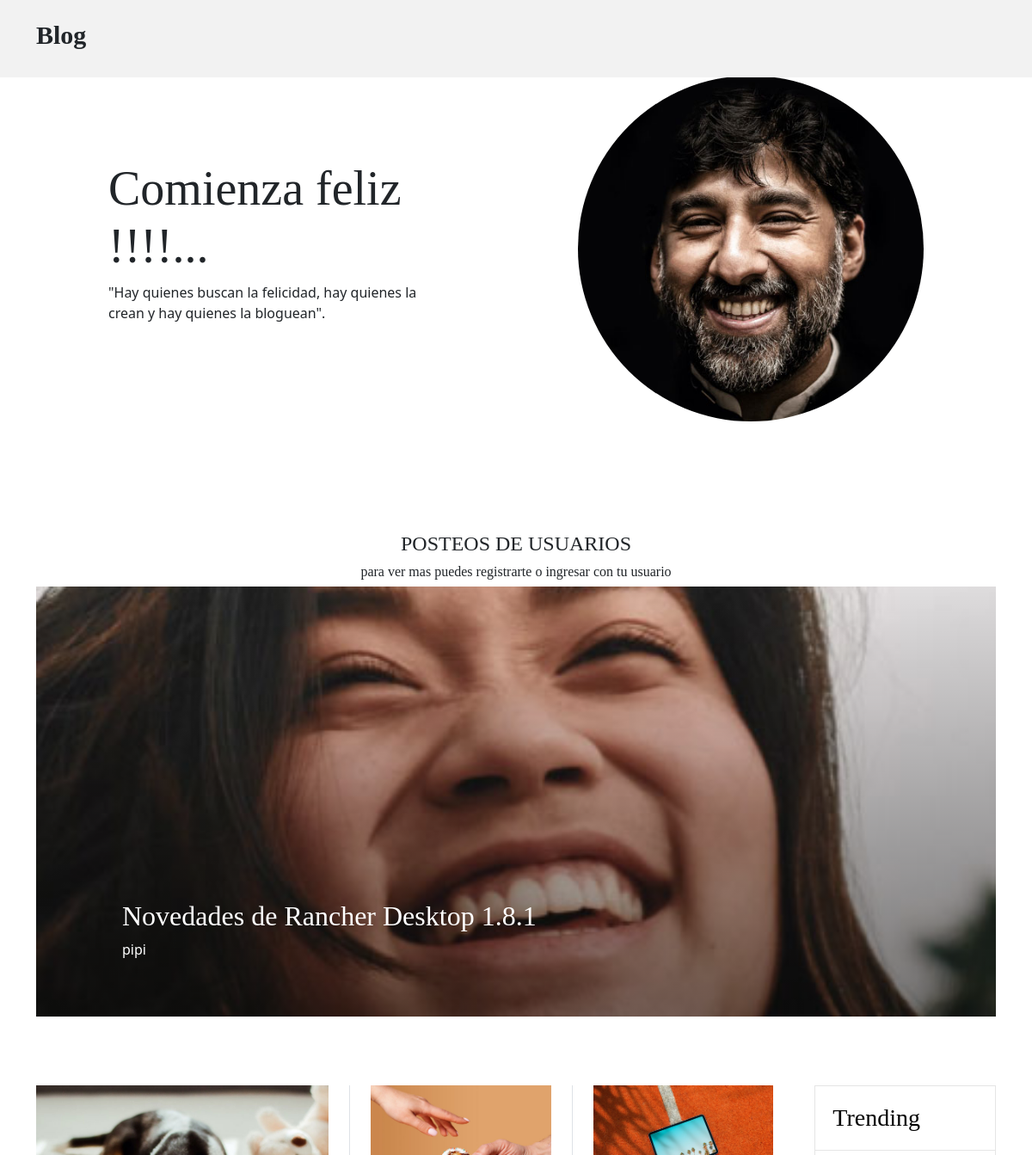
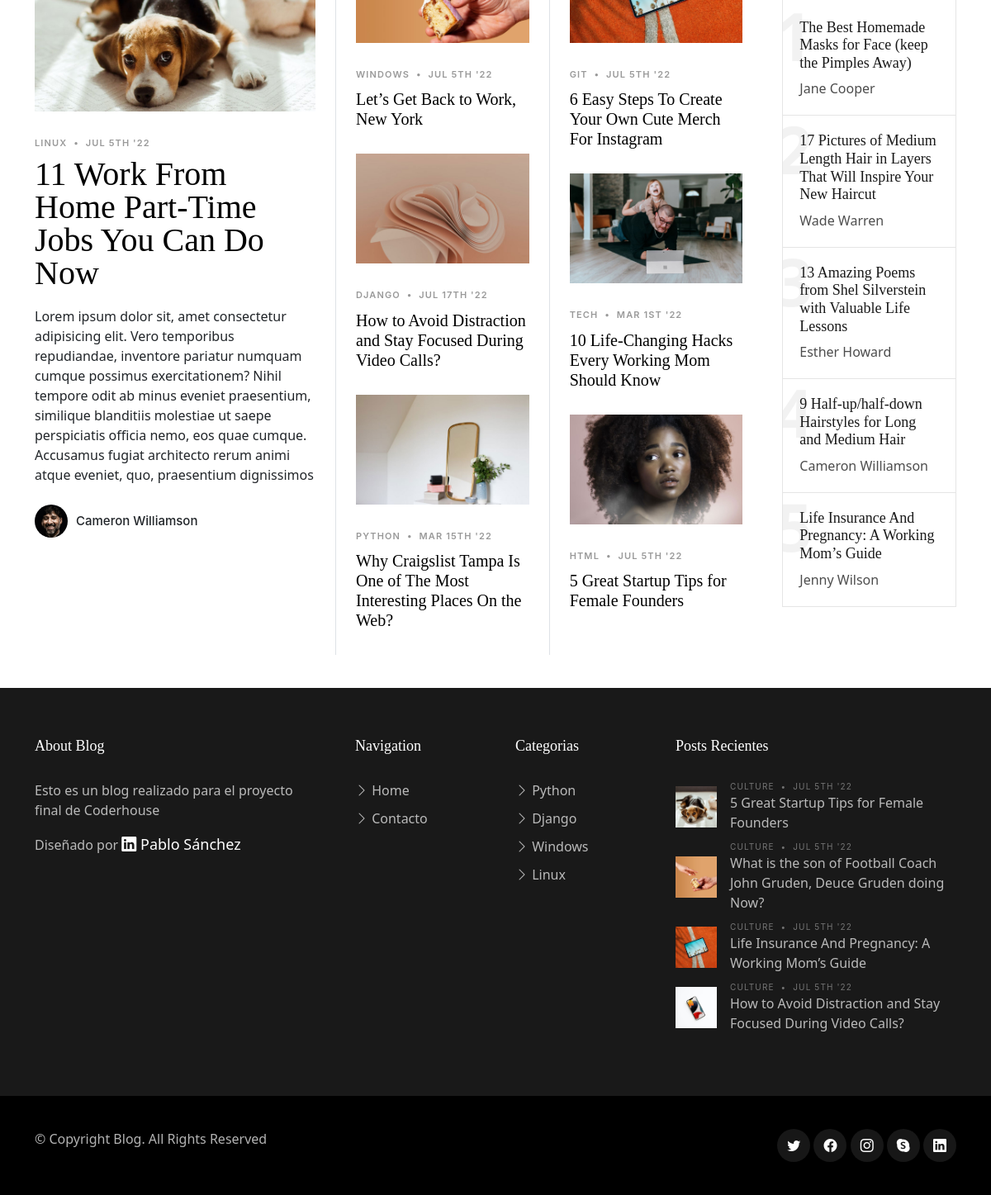
The page / on the database its author committed (2 pictures, top to bottom).
### Blog/models.py (models this page shows, shortened)
class Post(models.Model):
    Titulo=models.CharField(max_length=150, verbose_name="Titulo", unique=True, default="Titulo")
    Post = models.TextField(max_length=8000, verbose_name="Contenido", default="Ingresar Contenido:")
    Imagen=models.ImageField(upload_to="blog", blank=True, null=True, default = None)
    usuario=models.ForeignKey(User, on_delete=models.CASCADE)
    categorias=models.ForeignKey(Categoria, on_delete=models.CASCADE)
    created=models.DateTimeField(auto_now_add=True)
    update=models.DateTimeField(auto_now=True)
    class Meta:
       verbose_name='Post'
       verbose_name_plural='Posts'
       ordering = ['update']

### Blog/views.py (the view)
# urls.py: path('', Posteos_admin.as_view(), name="inicio"),
class Posteos_admin(ListView):
    model = Post
    template_name = 'blog/index.html'

### Blog/templates/blog/index.html (shortened to what this page needs)
{% extends 'base.html' %}
{% load static %}
{% block main %}
  <section id="scroll">
      <div class="container px-5">
          <div class="row gx-5 align-items-center">
              <div class="col-lg-6 order-lg-2">
                  <div class="p-5"><img class="img-fluid rounded-circle" src="{% static 'blog/assets/img/person-1.jpg' %}" alt="..." /></div>
              </div>
              <div class="col-lg-6 order-lg-1">
                  <div class="p-5">
                      <h2 class="display-4">Comienza feliz !!!!...</h2>
                      <p>"Hay quienes buscan la felicidad, hay quienes la crean y hay quienes la bloguean".</p>
                  </div>
              </div>
          </div>
      </div>
  </section>
{% if object_list %}
 <section id="hero-slider" class="hero-slider">
   <h4 align="center">POSTEOS DE USUARIOS</h4> <h6 align="center">para ver mas puedes registrarte o ingresar con tu usuario</h6>
   <div class="container-md" data-aos="fade-in">
     <div class="row">
       <div class="col-12">
         <div class="swiper sliderFeaturedPosts">
           <div class="swiper-wrapper">
             {% for post in object_list %}
             <div class="swiper-slide">
               <a class="img-bg d-flex align-items-end" style="background-image: url({{ post.Imagen.url }});">
                 <div class="img-bg-inner">
                   <h2>{{post.Titulo}} </h2>
                   <p>
                     {{post.usuario}}
                   </p>
                 </div>
               </a>
             </div>
             {% endfor %}
         </div>
       </div>
     </div>
   </div>
 </section>
{% endif %}
    <section id="posts" class="posts">
      <div class="container" data-aos="fade-up">
        <div class="row g-5">
          <div class="col-lg-4">
            <div class="post-entry-1 lg">
              <a href="{% url 'Single-post' %}"><img src="assets/img/post-landscape-1.jpg" alt="" class="img-fluid"></a>
              <div class="post-meta"><span class="date">LINUX</span> <span class="mx-1">&bullet;</span> <span>Jul 5th '22</span></div>
              <h2><a href="{% url 'Single-post' %}">11 Work From Home Part-Time Jobs You Can Do Now</a></h2>
              <p class="mb-4 d-block">Lorem ipsum dolor sit, amet consectetur adipisicing elit. Vero temporibus repudiandae, inventore pariatur numquam cumque possimus exercitationem? Nihil tempore odit ab minus eveniet praesentium, similique blanditiis molestiae ut saepe perspiciatis officia nemo, eos quae cumque. Accusamus fugiat architecto rerum animi atque eveniet, quo, praesentium dignissimos</p>
              <div class="d-flex align-items-center author">
                <div class="photo"><img src="assets/img/person-1.jpg" alt="" class="img-fluid"></div>
                <div class="name">
                  <h3 class="m-0 p-0">Cameron Williamson</h3>
                </div>
              </div>
            </div>
          </div>
          <div class="col-lg-8">
            <div class="row g-5">
              <div class="col-lg-4 border-start custom-border">
                <div class="post-entry-1">
                  <a href="{% url 'Single-post' %}"><img src="assets/img/post-landscape-2.jpg" alt="" class="img-fluid"></a>
                  <div class="post-meta"><span class="date">WINDOWS</span> <span class="mx-1">&bullet;</span> <span>Jul 5th '22</span></div>
                  <h2><a href="{% url 'Single-post' %}">Let’s Get Back to Work, New York</a></h2>
                </div>
                <div class="post-entry-1">
                  <a href="{% url 'Single-post' %}"><img src="assets/img/post-landscape-5.jpg" alt="" class="img-fluid"></a>
                  <div class="post-meta"><span class="date">DJANGO</span> <span class="mx-1">&bullet;</span> <span>Jul 17th '22</span></div>
                  <h2><a href="{% url 'Single-post' %}">How to Avoid Distraction and Stay Focused During Video Calls?</a></h2>
                </div>
                <div class="post-entry-1">
                  <a href="{% url 'Single-post' %}"><img src="assets/img/post-landscape-7.jpg" alt="" class="img-fluid"></a>
                  <div class="post-meta"><span class="date">PYTHON</span> <span class="mx-1">&bullet;</span> <span>Mar 15th '22</span></div>
                  <h2><a href="{% url 'Single-post' %}">Why Craigslist Tampa Is One of The Most Interesting Places On the Web?</a></h2>
                </div>
              </div>
              <div class="col-lg-4 border-start custom-border">
                <div class="post-entry-1">
                  <a href="{% url 'Single-post' %}"><img src="assets/img/post-landscape-3.jpg" alt="" class="img-fluid"></a>
                  <div class="post-meta"><span class="date">GIT</span> <span class="mx-1">&bullet;</span> <span>Jul 5th '22</span></div>
                  <h2><a href="{% url 'Single-post' %}">6 Easy Steps To Create Your Own Cute Merch For Instagram</a></h2>
                </div>
                <div class="post-entry-1">
                  <a href="{% url 'Single-post' %}"><img src="assets/img/post-landscape-6.jpg" alt="" class="img-fluid"></a>
                  <div class="post-meta"><span class="date">Tech</span> <span class="mx-1">&bullet;</span> <span>Mar 1st '22</span></div>
                  <h2><a href="{% url 'Single-post' %}">10 Life-Changing Hacks Every Working Mom Should Know</a></h2>
                </div>
                <div class="post-entry-1">
                  <a href="{% url 'Single-post' %}"><img src="assets/img/post-landscape-8.jpg" alt="" class="img-fluid"></a>
                  <div class="post-meta"><span class="date">HTML</span> <span class="mx-1">&bullet;</span> <span>Jul 5th '22</span></div>
                  <h2><a href="{% url 'Single-post' %}">5 Great Startup Tips for Female Founders</a></h2>
                </div>
              </div>
              <div class="col-lg-4">
                <div class="trending">
                  <h3>Trending</h3>
                  <ul class="trending-post">
                    <li>
                      <a href="{% url 'Single-post' %}">
                        <span class="number">1</span>
                        <h3>The Best Homemade Masks for Face (keep the Pimples Away)</h3>
                        <span class="author">Jane Cooper</span>
                      </a>
                    </li>
                    <li>
                      <a href="{% url 'Single-post' %}">
                        <span class="number">2</span>
                        <h3>17 Pictures of Medium Length Hair in Layers That Will Inspire Your New Haircut</h3>
                        <span class="author">Wade Warren</span>
                      </a>
                    </li>
                    <li>
                      <a href="{% url 'Single-post' %}">
                        <span class="number">3</span>
                        <h3>13 Amazing Poems from Shel Silverstein with Valuable Life Lessons</h3>
                        <span class="author">Esther Howard</span>
                      </a>
                    </li>
                    <li>
                      <a href="{% url 'Single-post' %}">
                        <span class="number">4</span>
                        <h3>9 Half-up/half-down Hairstyles for Long and Medium Hair</h3>
                        <span class="author">Cameron Williamson</span>
                      </a>
                    </li>
                    <li>
                      <a href="{% url 'Single-post' %}">
                        <span class="number">5</span>
                        <h3>Life Insurance And Pregnancy: A Working Mom’s Guide</h3>
                        <span class="author">Jenny Wilson</span>
                      </a>
                    </li>
                  </ul>
                </div>
              </div>
            </div>
          </div>
        </div>
      </div>
    </section>
{% endblock main %}

### Blog/static/blog/assets/css/variables.css (style rules this page uses)
:root { --font-default: 'EB Garamond', system-ui, -apple-system, "Segoe UI", Roboto, "Helvetica Neue", Arial, "Noto Sans", "Liberation Sans", sans-serif, "Apple Color Emoji", "Segoe UI Emoji", "Segoe UI Symbol", "Noto Color Emoji"; --font-primary: 'EB Garamond', serif; --font-secondary: 'Inter', sans-serif; --color-default: #212529; --color-default-rgb: 33, 37, 41; --color-links: #212529; --color-links-hover: #15171a; --color-primary: #212529; --color-primary-light: #26282c; --color-primary-dark: #0b0c0e; --color-primary-rgb: 33, 37, 41; --color-primary-light-rgb: 38, 40, 44; --color-primary-dark-rgb: 11, 12, 14; --color-secondary: #596d80; --color-secondary-light: #8498aa; --color-secondary-dark: #404f5c; --color-secondary-rgb: 89, 109, 128; --color-secondary-light-rgb: 132, 152, 170; --color-secondary-dark-rgb: 64, 79, 92; --color-blue: #0d6efd; --color-blue-rgb: 13, 110, 253; --color-indigo: #6610f2; --color-indigo-rgb: 102, 16, 242; --color-purple: #6f42c1; --color-purple-rgb: 111, 66, 193; --color-pink: #f3268c; --color-pink-rgb: 243, 38, 140; --color-red: #df1529; --color-red-rgb: 223, 21, 4; --color-orange: #fd7e14; --color-orange-rgb: 253, 126, 20; --color-yellow: #ffc107; --color-yellow-rgb: 255, 193, 7; --color-green: #059652; --color-green-rgb: 5, 150, 82; --color-teal: #20c997; --color-teal-rgb: 32, 201, 151; --color-cyan: #0dcaf0; --color-cyan-rgb: 13, 202, 240; --color-white: #ffffff; --color-white-rgb: 255, 255, 255; --color-gray: #6c757d; --color-gray-rgb: 108, 117, 125; --color-black: #000000; --color-black-rgb: 0, 0, 0; }
:root { --bs-blue: var(--color-blue); --bs-indigo: var(--color-indigo); --bs-purple: var(--color-purple); --bs-pink: var(--color-pink); --bs-red: var(--color-red); --bs-orange: var(--color-orange); --bs-yellow: var(--color-yellow); --bs-green: var(--color-green); --bs-teal: var(--color-teal); --bs-cyan: var(--color-cyan); --bs-white: var(--color-white); --bs-gray: var(--color-gray); --bs-gray-dark: #343a40; --bs-gray-100: #f8f9fa; --bs-gray-200: #e9ecef; --bs-gray-300: #dee2e6; --bs-gray-400: #ced4da; --bs-gray-500: #adb5bd; --bs-gray-600: #6c757d; --bs-gray-700: #495057; --bs-gray-800: #343a40; --bs-gray-900: #212529; --bs-primary: var(--color-blue); --bs-secondary: var(--color-blue); --bs-success: #198754; --bs-info: #0dcaf0; --bs-warning: #ffc107; --bs-danger: #dc3545; --bs-light: #f8f9fa; --bs-dark: #212529; --bs-primary-rgb: var(--color-primary-rgb); --bs-secondary-rgb: var(--color-secondary-rgb); --bs-success-rgb: 25, 135, 84; --bs-info-rgb: 13, 202, 240; --bs-warning-rgb: 255, 193, 7; --bs-danger-rgb: 220, 53, 69; --bs-light-rgb: 248, 249, 250; --bs-dark-rgb: 33, 37, 41; --bs-white-rgb: var(--color-white-rgb); --bs-black-rgb: var(--color-black-rgb); --bs-body-color-rgb: var(--color-default-rgb); --bs-body-bg-rgb: 255, 255, 255; --bs-font-sans-serif: var(--font-default); --bs-font-monospace: SFMono-Regular, Menlo, Monaco, Consolas, "Liberation Mono", "Courier New", monospace; --bs-gradient: linear-gradient(180deg, rgba(255, 255, 255, 0.15), rgba(255, 255, 255, 0)); --bs-body-font-family: var(--font-default); --bs-body-font-size: 1rem; --bs-body-font-weight: 400; --bs-body-line-height: 1.5; --bs-body-color: var(--color-default); --bs-body-bg: #fff; }

### rows shown on the page
Post: Imagen (picture), Titulo "Novedades de Rancher Desktop 1.8.1", usuario "pipi"
